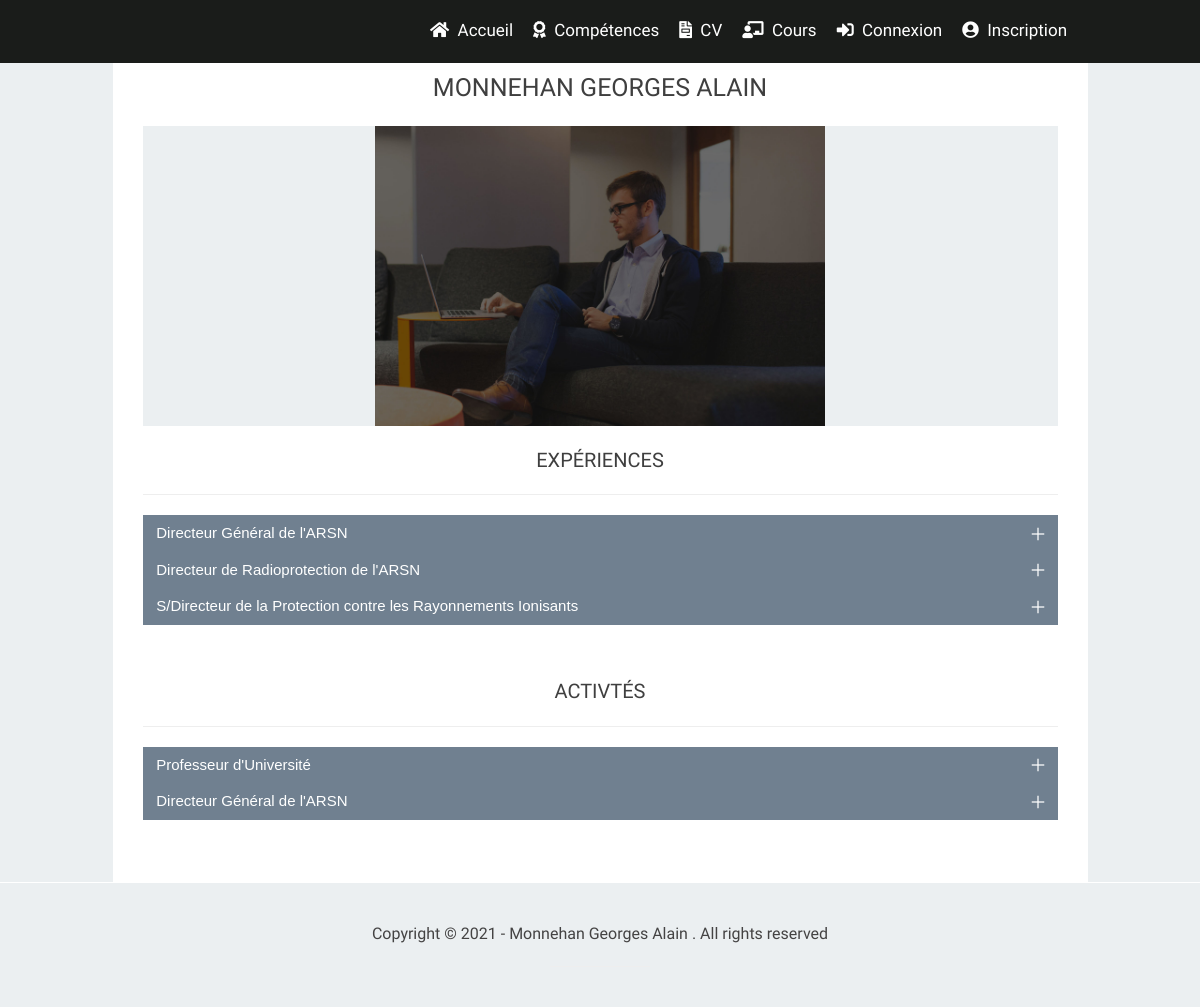
Page /curriculum/skills/ on the committed database.
### curriculum/models.py (models this page shows, shortened)
class Background(models.Model):
    titre = models.CharField(max_length=255)
    date_debut = models.DateField()
    date_fin = models.DateField()
    description = HTMLField()
    type = models.CharField(max_length=1, choices=TYPES_SKILLS)
    date_add = models.DateTimeField(auto_now_add=True)
    date_update = models.DateTimeField(auto_now=True)
    status = models.BooleanField(default=True)
    class Meta:
        verbose_name = 'Background'
        verbose_name_plural = 'Backgrounds'

### curriculum/views.py (the view)
# urls.py: path('skills/', views.skills, name='skills'),
def skills(request):
    backgrounds_exp = models.Background.objects.filter(type='C')
    context['backgrounds_exp'] = backgrounds_exp
    backgrounds_act = models.Background.objects.filter(type='A')
    context['backgrounds_act'] = backgrounds_act
    return render(request, 'curriculum/skills.html', context)

### professeur/context_processors.py (called while the page is built)
def data(request):
    site = models_website.Siteweb.objects.filter(status=True).first
    return locals()

### curriculum/templates/curriculum/skills.html (shortened to what this page needs)
{% extends 'layouts/base.html' %}
{% load static %}
{% block 'main' %}
<div class="container-fluid text-center" style="background: #ebeff1;">
    <div class="col-md-10" style="padding: 30px;/*border: 1px solid red; */background: #FFFFFF; margin-top: 20px;">
        <div style="color: #3F3F3F; text-transform: uppercase; font-size: 2.5rem; margin: 20px 0;">Monnehan Georges Alain</div>
        <div style="max-height: 500px; width: 100%; background: #ebeff1;">
            <img src="{% static 'images/home-bg.jpg' %}" style="max-height: 300px; max-width: 100%; height: auto;">
        </div>
        <div style="color: #3F3F3F; text-transform: uppercase; font-size: 2rem; margin: 20px 0;">Expériences</div>
        <hr>
        <div class="accordeon" style="/*border: 1px solid green;*/">
            <main role="main" style="/*border: 1px solid blue;*/">
                <section class="block cv_section" style="/*border: 1px solid black; */width: 100%;">
                    <div data-role="accordion" data-multiselectable="true">
                        {% for experience in backgrounds_exp %}
                        <h3 class="tab">
                            <button id="tab{{experience.id}}" aria-controls="panel{{experience.id}}">{{ experience.titre }}
                                <svg aria-hidden="true" class="icon-tab">
                                    <use xlink:href="#icon-tabClosed" class="dash"></use>
                                    <use xlink:href="#icon-tabOpened" class="pipe"></use>
                                </svg>
                            </button>
                        </h3>
                        {% endfor %}
                    </div>
                </section>
            </main>
        </div>
        <div style="color: #3F3F3F; text-transform: uppercase; font-size: 2rem; margin: 20px 0;">Activtés</div>
        <hr>
        <div class="accordeon" style="/*border: 1px solid green;*/">
            <main role="main" style="/*border: 1px solid blue;*/">
                <section class="block cv_section" style="/*border: 1px solid black; */width: 100%;">
                    <div data-role="accordion" data-multiselectable="true">
                        {% for activity in backgrounds_act %}
                        <h3 class="tab">
                            <button id="tab{{activity.id}}" aria-controls="panel{{activity.id}}">{{activity.titre}}
                                <svg aria-hidden="true" class="icon-tab">
                                    <use xlink:href="#icon-tabClosed" class="dash"></use>
                                    <use xlink:href="#icon-tabOpened" class="pipe"></use>
                                </svg>
                            </button>
                        </h3>
                        {% endfor %}
                    </div>
                </section>
            </main>
        </div>
    </div>
</div>
{% endblock %}

### static/css/cv_styles.css (style rules this page uses)
main, .cv_section { display: block; }
svg:not(:root) { overflow: hidden; }
hr { box-sizing: content-box; height: 0; }
button { color: inherit; font: inherit; margin: 0; overflow: visible; text-transform: none; -webkit-appearance: button; cursor: pointer; }
main { padding-bottom: 3.25rem; }
.icon-tab { height: 1.5rem; width: 1.5rem; }
.accordeon [data-role=accordion] { text-align: left; margin: 0 auto; }
.accordeon .tab button { -webkit-tap-highlight-color: rgba(0,0,0,0); position: relative; background-color: #708090; border: 0; color: #fff; font-family: "edmondsans", Geneva, Verdana, "Lucida Sans", "Lucida Grande", "Lucida Sans Unicode", sans-serif; font-size: 1.8rem; font-weight: normal; margin: 0; padding: 1rem 1.375rem; text-align: left; width: 100%; }
.accordeon .tab button:after { background-color: #d7cf80; bottom: 0; content: ''; display: block; height: 0.28125rem; position: absolute; transition: width 0.5s ease; width: 0; }
.accordeon .tab button:after { left: 0; }
.js .accordeon .tab button { cursor: pointer; }
.accordeon .tab button .icon-tab { position: absolute; fill: #fff; top: 50%; right: 0.5rem; height: 3rem; width: 3rem; -ms-transform: translateY(-50%); transform: translateY(-50%); transition: transform 0.3s; }
.accordeon .tab { margin: 0; }
.accordeon .tab button { display: block; }
@media (min-width: 65.25rem) { .block { margin: 0 auto; width: 56.25rem; } }
.block h1, .block h2, .block h3, .block h4, .block h5, .block h6 { font-family: "edmondsans", Geneva, Verdana, "Lucida Sans", "Lucida Grande", "Lucida Sans Unicode", sans-serif; font-weight: normal; }
@media (min-width: 48em) { .accordeon .tab button { font-size: 1.5rem; } }

### static/css/templatemo-style.css (style rules this page uses)
body { color: rgba(24, 22, 22, 0.794); font-family: 'Raleway', sans-serif; font-size: 16px; font-weight: 400; }
h1,h2,h3,h4,h5 { color: #ffffff; font-weight: bold; }

### rows in the picture
Background: titre "Directeur Général de l'ARSN"
Background: titre "Directeur de Radioprotection de l'ARSN"
Background: titre "S/Directeur de la Protection contre les Rayonnements Ionisants"
Background: titre "Professeur d'Université"
Background: titre "Directeur Général de l'ARSN"
